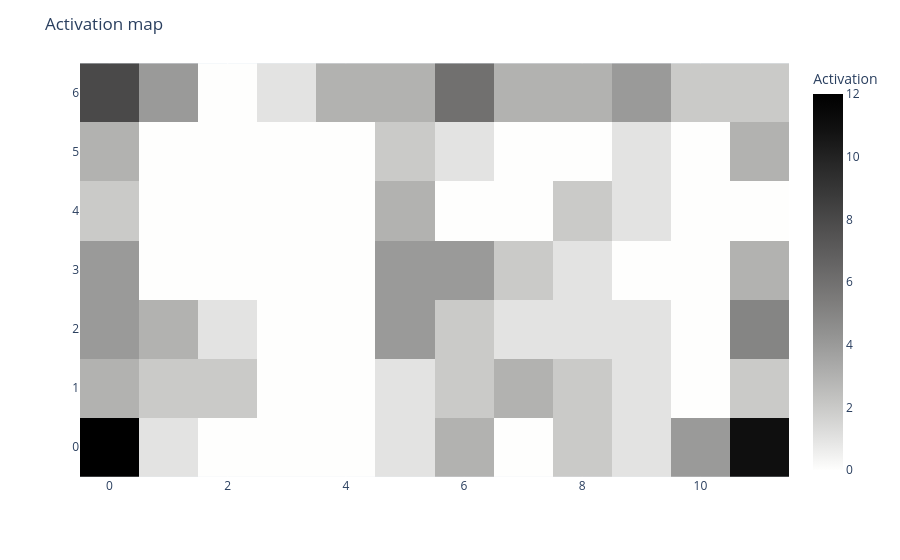

Write notebook code for a chart like this one.
### Code cell
basin.legacy_pond() \
    .visualize_activation_map();

### Figure 1 — Plotly figure (JSON) as saved in the notebook; plotly's stock layout.template omitted (floating-point values rounded to 4 significant figures)
{"data": [{"coloraxis": "coloraxis", "name": "0", "z": [[12, 1, 0, 0, 0, 1, 3, 0, 2, 1, 4, 11], [3, 2, 2, 0, 0, 1, 2, 3, 2, 1, 0, 2], [4, 3, 1, 0, 0, 4, 2, 1, 1, 1, 0, 5], [4, 0, 0, 0, 0, 4, 4, 2, 1, 0, 0, 3], [2, 0, 0, 0, 0, 3, 0, 0, 2, 1, 0, 0], [3, 0, 0, 0, 0, 2, 1, 0, 0, 1, 0, 3], [8, 4, 0, 1, 3, 3, 6, 3, 3, 4, 2, 2]], "type": "heatmap", "xaxis": "x", "yaxis": "y", "hovertemplate": "x: %{x}<br>y: %{y}<br>Activation: %{z}<extra></extra>"}], "layout": {"xaxis": {"anchor": "y", "domain": [0.0, 1.0], "scaleanchor": "y", "constrain": "domain"}, "yaxis": {"anchor": "x", "domain": [0.0, 1.0], "autorange": true, "constrain": "domain"}, "coloraxis": {"colorbar": {"title": {"text": "Activation"}}, "colorscale": [[0.0, "rgb(254, 254, 253)"], [0.09091, "rgb(224, 224, 223)"], [0.1818, "rgb(197, 197, 195)"], [0.2727, "rgb(171, 171, 170)"], [0.3636, "rgb(146, 146, 145)"], [0.4545, "rgb(124, 123, 122)"], [0.5455, "rgb(102, 101, 101)"], [0.6364, "rgb(81, 80, 80)"], [0.7273, "rgb(59, 59, 59)"], [0.8182, "rgb(38, 38, 38)"], [0.9091, "rgb(16, 16, 16)"], [1.0, "rgb(0, 0, 0)"]], "autocolorscale": false}, "margin": {"t": 60}, "title": {"text": "Activation map"}, "autosize": true, "showlegend": true}}
